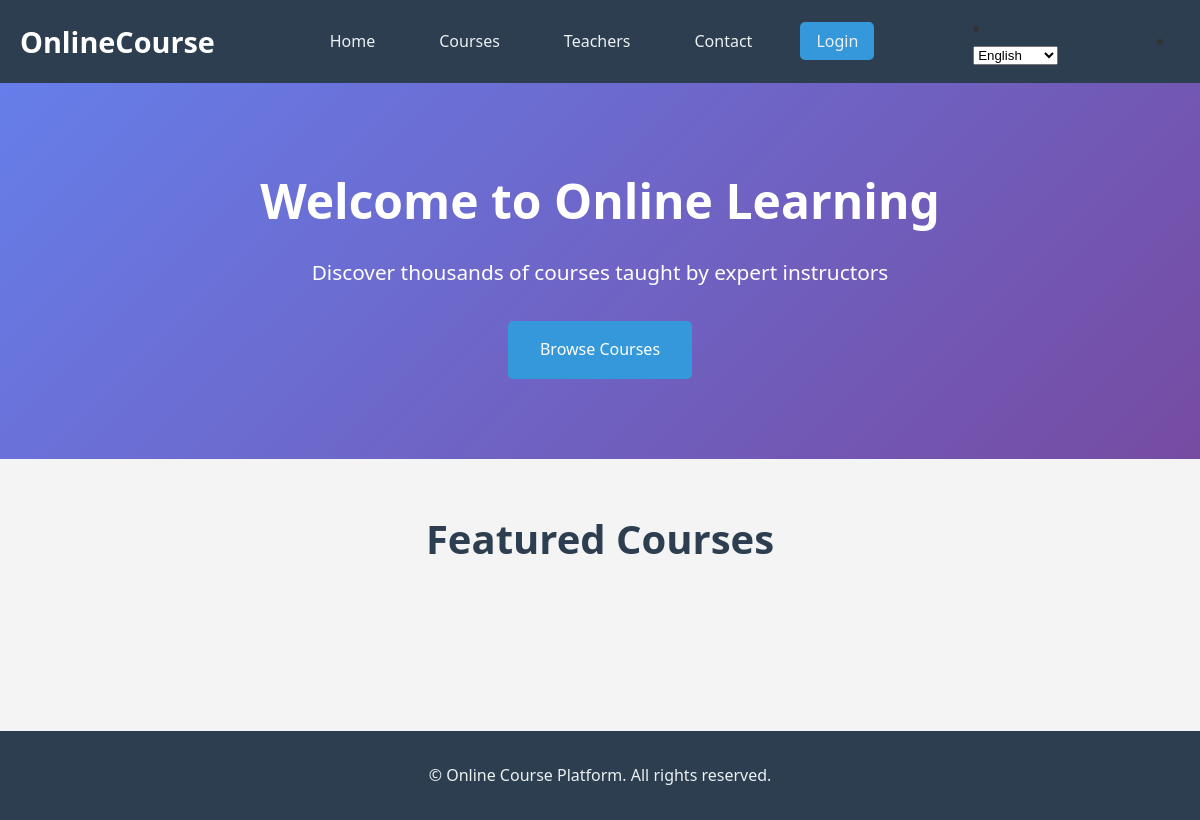
Before: / with the older database file.
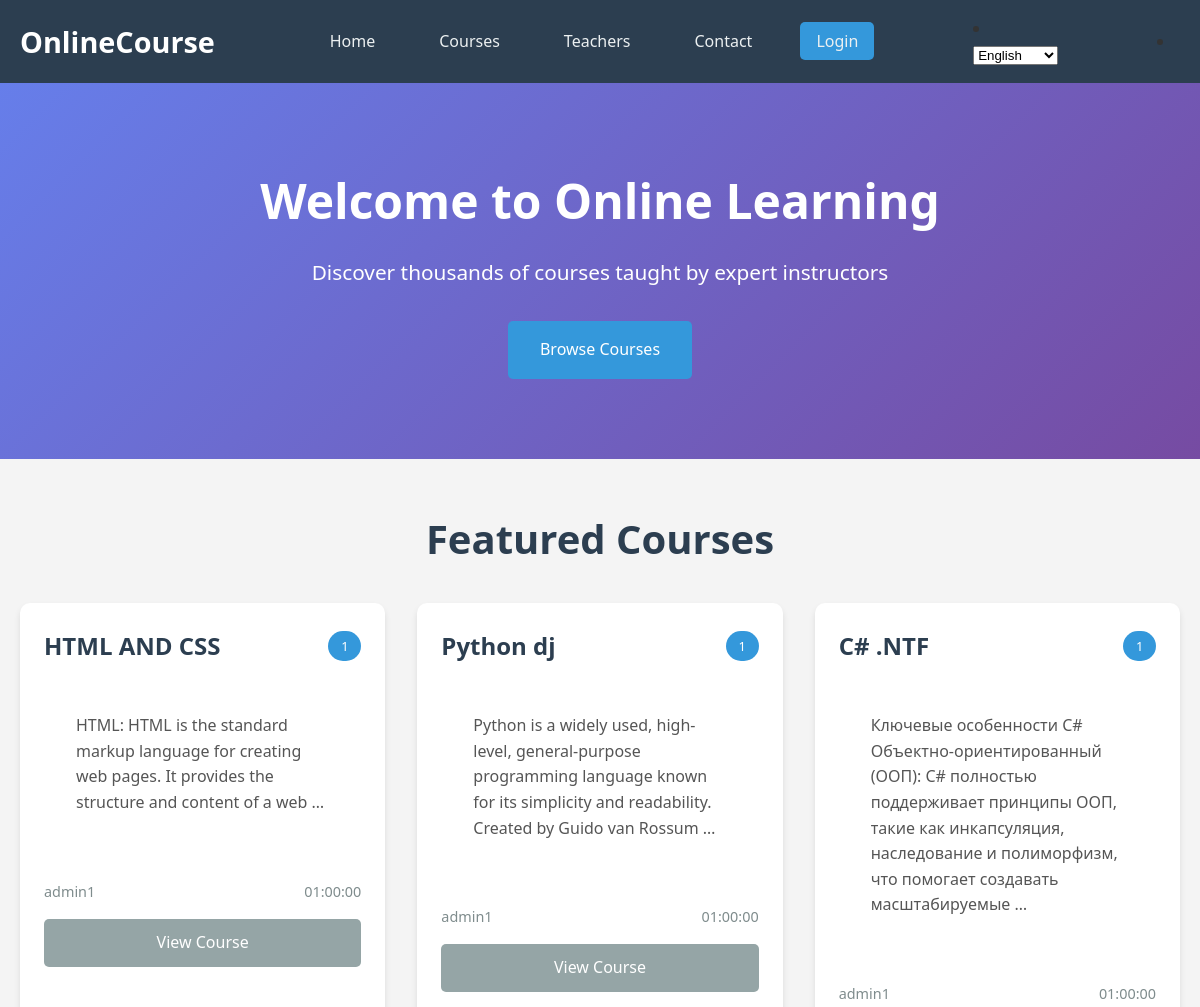
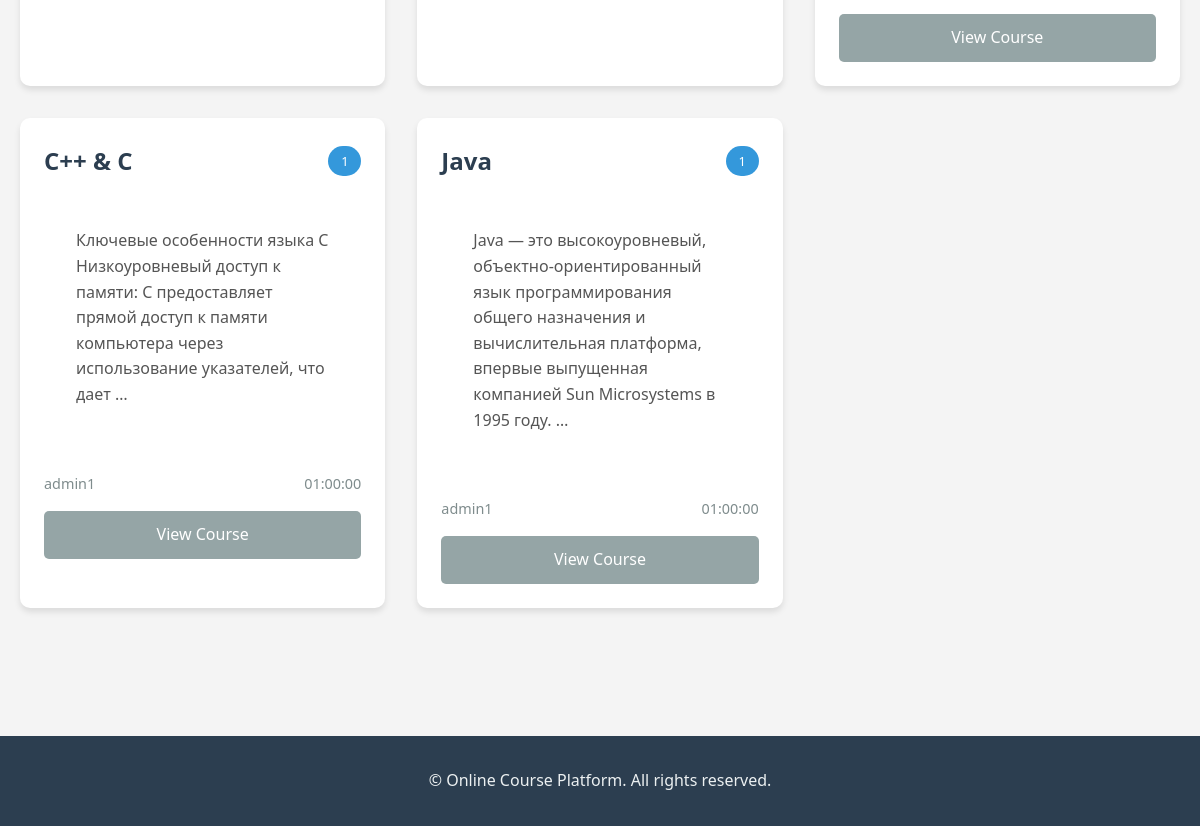
After: the same page with the newer database file (2 pictures, top to bottom).
### courses/models.py (models this page shows, shortened)
class Course(models.Model):
    title = models.CharField(max_length=200)
    description = models.TextField()
    teacher = models.ForeignKey(Teacher, on_delete=models.CASCADE)
    created_at = models.DateTimeField(auto_now_add=True)
    duration = models.CharField(max_length=50)
    level = models.CharField(max_length=50)

class Teacher(models.Model):
    user = models.OneToOneField(User, on_delete=models.CASCADE)
    bio = models.TextField()
    expertise = models.CharField(max_length=200)
    photo = models.CharField(max_length=500, blank=True)
    def __str__(self):
        return self.user.get_full_name() or self.user.username

### courses/views.py (the view)
# urls.py: 2. Add a URL to urlpatterns:  path('', views.home, name='home')
def home(request):
    courses = Course.objects.all()[:6]
    return render(request, 'courses/home.html', {'courses': courses})

### courses/templates/courses/home.html
{% extends 'base.html' %}
{% load i18n %}
{% block content %}
<section class="hero">
    <div class="container">
        <h1>{% trans 'Welcome to Online Learning'%}</h1>
        <p>{% trans 'Discover thousands of courses taught by expert instructors'%}</p>
        <a href="{% url 'courses' %}" class="btn-primary">{% trans 'Browse Courses '%}</a>
    </div>
</section>
<section class="featured-courses">
    <div class="container">
        <h2>{% trans 'Featured Courses'%}</h2>
        <div class="course-grid">
            {% for course in courses %}
            <div class="course-card">
                <div class="course-header">
                    <h3>{{ course.title }}</h3>
                    <span class="course-level">{{ course.level }}</span>
                </div>
                <p class="course-description">{{ course.description|truncatewords:20 }}</p>
                <div class="course-footer">
                    <span class="course-teacher">{{ course.teacher }}</span>
                    <span class="course-duration">{{ course.duration }}</span>
                </div>
                <a href="{% url 'course_detail' course.id %}" class="btn-secondary">{% trans 'View Course'%}</a>
            </div>
            {% endfor %}
        </div>
    </div>
</section>
{% endblock %}

### courses/templates/base.html (shortened to what this page needs)
{% load static %}
{% load i18n %}
 <!DOCTYPE html>
<html lang="en">
<head>
    {% load static %}
    <link rel="stylesheet" href="{% static 'css/style.css' %}">
</head>
<body>
    <nav class="navbar">
        <div class="container">
            <div class="nav-brand">
                <a href="{% url 'home' %}">{% trans "OnlineCourse" %}</a>
            </div>
            <ul class="nav-menu">
                <li><a href="{% url 'home' %}">{% trans 'Home'%}</a></li>
                <li><a href="{% url 'courses' %}">{% trans 'Courses'%}</a></li>
                <li><a href="{% url 'teachers' %}">{% trans 'Teachers'%}</a></li>
                <li><a href="{% url 'contact' %}">{% trans 'Contact'%}</a></li>
                {% if user.is_authenticated %}
                    <li><a href="{% url 'logout' %}">{% trans 'Logout'%}</a></li>
                {% else %}
                    <li><a href="{% url 'login' %}" class="btn-login">{% trans 'Login'%}</a></li>
                {% endif %}
            </ul>
            <li>
                <form action="{% url 'set_language' %}" method="post">
                    <select name="language" onchange="this.form.submit()">
                        <option value="en" {% if LANGUAGE_CODE == 'en' %}selected{% endif %}>English</option>
                    </select>
                </form>
            <li/>
        </div>
    </nav>
    <main>
        {% block content %}{% endblock %}
    </main>
    <footer class="footer">
        <div class="container">
            <p>&copy; {% trans 'Online Course Platform. All rights reserved.'%} </p>
        </div>
    </footer>
</body>
</html>

### courses/static/css/style.css (style rules this page uses)
* { margin: 0; padding: 0; box-sizing: border-box; }
body { font-family: 'Segoe UI', Tahoma, Geneva, Verdana, sans-serif; line-height: 1.6; color: #333; background-color: #f4f4f4; }
.container { max-width: 1200px; margin: 0 auto; padding: 0 20px; }
.navbar { background-color: #2c3e50; padding: 1rem 0; box-shadow: 0 2px 5px rgba(0,0,0,0.1); }
.navbar .container { display: flex; justify-content: space-between; align-items: center; }
.nav-brand a { color: #fff; font-size: 1.8rem; font-weight: bold; text-decoration: none; }
.nav-menu { display: flex; list-style: none; gap: 2rem; }
.nav-menu li a { color: #ecf0f1; text-decoration: none; transition: color 0.3s; padding: 0.5rem 1rem; }
.btn-login { background-color: #3498db; padding: 0.5rem 1.5rem; border-radius: 5px; }
.hero { background: linear-gradient(135deg, #667eea 0%, #764ba2 100%); color: #fff; text-align: center; padding: 5rem 0; }
.hero h1 { font-size: 3rem; margin-bottom: 1rem; }
.hero p { font-size: 1.3rem; margin-bottom: 2rem; }
.btn-primary { background-color: #3498db; color: #fff; padding: 1rem 2rem; text-decoration: none; border-radius: 5px; display: inline-block; transition: background-color 0.3s; border: none; cursor: pointer; font-size: 1rem; }
.btn-secondary { background-color: #95a5a6; color: #fff; padding: 0.7rem 1.5rem; text-decoration: none; border-radius: 5px; display: inline-block; transition: background-color 0.3s; }
.featured-courses, .courses-section { padding: 3rem 0; }
.featured-courses h2, .courses-section h2 { text-align: center; font-size: 2.5rem; margin-bottom: 2rem; color: #2c3e50; }
.course-grid { display: grid; grid-template-columns: repeat(auto-fill, minmax(300px, 1fr)); gap: 2rem; margin-bottom: 2rem; }
.course-card { background-color: #fff; padding: 1.5rem; border-radius: 10px; box-shadow: 0 4px 6px rgba(0,0,0,0.1); transition: transform 0.3s; }
.course-header { display: flex; justify-content: space-between; align-items: center; margin-bottom: 1rem; }
.course-header h3 { font-size: 1.5rem; color: #2c3e50; }
.course-level { background-color: #3498db; color: #fff; padding: 0.3rem 0.8rem; border-radius: 15px; font-size: 0.8rem; }
.course-description { color: #555; margin-bottom: 1rem; }
.course-footer { display: flex; justify-content: space-between; margin-bottom: 1rem; color: #7f8c8d; font-size: 0.9rem; }
.course-card .btn-secondary { width: 100%; text-align: center; }
.course-description { background-color: #fff; padding: 2rem; border-radius: 10px; margin-bottom: 2rem; }
.footer { background-color: #2c3e50; color: #ecf0f1; text-align: center; padding: 2rem 0; margin-top: 3rem; }

Changed rows visible on the page:
added Course: title "HTML AND CSS", level "1", description "HTML: HTML is the standard markup language for creating web pages. It provides the structure and content of a web …", teacher "admin1", duration "01:00:00"
added Course: title "Python dj", level "1", description "Python is a widely used, high-level, general-purpose programming language known for its simplicity and readability. Created by Guido van Rossum …", teacher "admin1", duration "01:00:00"
added Course: title "C# .NTF", level "1", description "Ключевые особенности C# Объектно-ориентированный (ООП): C# полностью поддерживает принципы ООП, такие как инкапсуляция, наследование и полиморфизм, что помогает создавать масштабируемые …", teacher "admin1", duration "01:00:00"
added Course: title "C++ & C", level "1", description "Ключевые особенности языка C Низкоуровневый доступ к памяти: C предоставляет прямой доступ к памяти компьютера через использование указателей, что дает …", teacher "admin1", duration "01:00:00"
added Course: title "Java", level "1", description "Java — это высокоуровневый, объектно-ориентированный язык программирования общего назначения и вычислительная платформа, впервые выпущенная компанией Sun Microsystems в 1995 году. …", teacher "admin1", duration "01:00:00"
